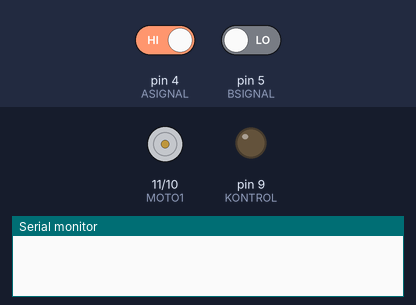
This sketch was run on a simulated Arduino Uno, built with avr-gcc and run on an emulated ATmega328P. Parts: motor-driver pin pairs drawn as motors (green arrow = first pin HIGH = forward, orange = second pin HIGH = backward, longer = more drive), output pins drawn as LEDs (lit = HIGH), the last lines printed to the serial monitor. The inputs (shaded band) are chosen by the test bench; at power-on: pin 4 (ASIGNAL) HIGH, pin 5 (BSIGNAL) LOW.

Above: at 1.2 s.
1.3 s: pin 4 (ASIGNAL) driven LOW
At 2.5 s:
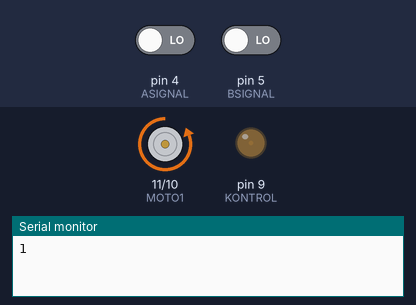
2.8 s: pin 4 (ASIGNAL) driven HIGH
At 3.7 s:
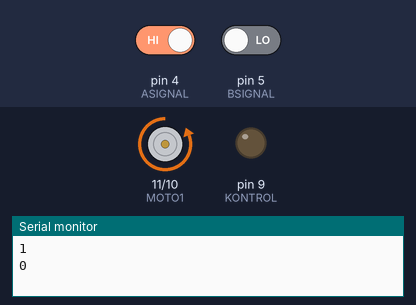
4.3 s: pin 4 (ASIGNAL) driven LOW and pin 5 (BSIGNAL) driven HIGH
At 4.9 s:
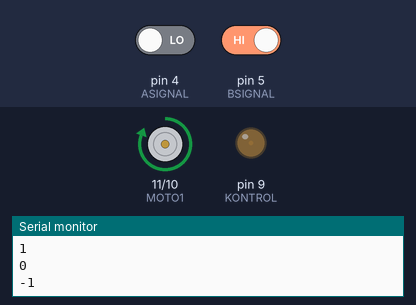
Timing chart, 0 to 7.3 s (numbered marks = the images above; inputs shaded):
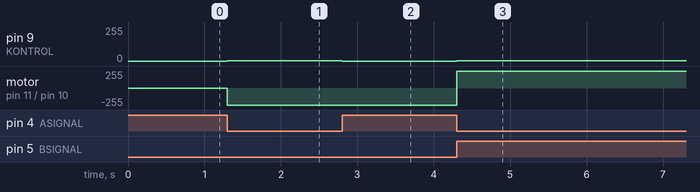

The sketch:

motorsurucuveencoder.ino
```cpp
#define MOTO1 11 // Sürücü kartı pinleri tanımlandı tanımlandır.
#define MOTO2 10
#define KONTROL 9
#define ASIGNAL 4 // Encoder pinleri tanımlandır.
#define BSIGNAL 5

int State;
int lastState;
int encoder_value = 0;
int encoder_negatif=0;
void setup() {
  Serial.begin(9600);
  lastState = digitalRead(ASIGNAL); // CLK pininden gelen sinyal değişkene eşitlendi

  pinMode(MOTO1, OUTPUT);
  pinMode(MOTO2, OUTPUT);
  pinMode(KONTROL, OUTPUT);

  pinMode(ASIGNAL, INPUT);
  pinMode(BSIGNAL, INPUT);
}

void loop() {
  State = digitalRead(ASIGNAL); // CLK pininden gelen sinyal değişkene eşitlendi

  if (lastState != State) { //CLK-DT sinyali eşit olmadığı durumda.
    if (digitalRead(BSIGNAL) != lastState) { // Encoder değerini arttır
      encoder_value++;
      if (encoder_value>255){ // Encoder değeri sınırlandı
        encoder_value = 255;
      }
    }
    else { //encoder değerini azalt
      encoder_value--;
      if (encoder_value<-255){
        encoder_value=-255;
      }
    }
    motor(encoder_value);
    Serial.println(encoder_value);
  }
  lastState = State;
}

void motor(int hiz){
  if(hiz<0){ //Motor saat yönü tersine döner
    digitalWrite(MOTO1,1);
    digitalWrite(MOTO2,0);
  }
  else{ //Motor saat yönünde döner
    digitalWrite(MOTO1,0);
    digitalWrite(MOTO2,1);
  }
  analogWrite(KONTROL,abs(hiz));
}
```

Measured:
- after the input at 1.3 s, pin 9 (KONTROL): 0/255 → 1/255 at once; motor on pin 11 (MOTO1) / pin 10 (MOTO2): stopped → backward 255/255 at once
- after the input at 2.8 s, pin 9 (KONTROL): 1/255 → 0/255 at once
- after the input at 4.3 s, pin 9 (KONTROL): 0/255 → 1/255 at once; motor on pin 11 (MOTO1) / pin 10 (MOTO2): backward 255/255 → forward 255/255 at once
